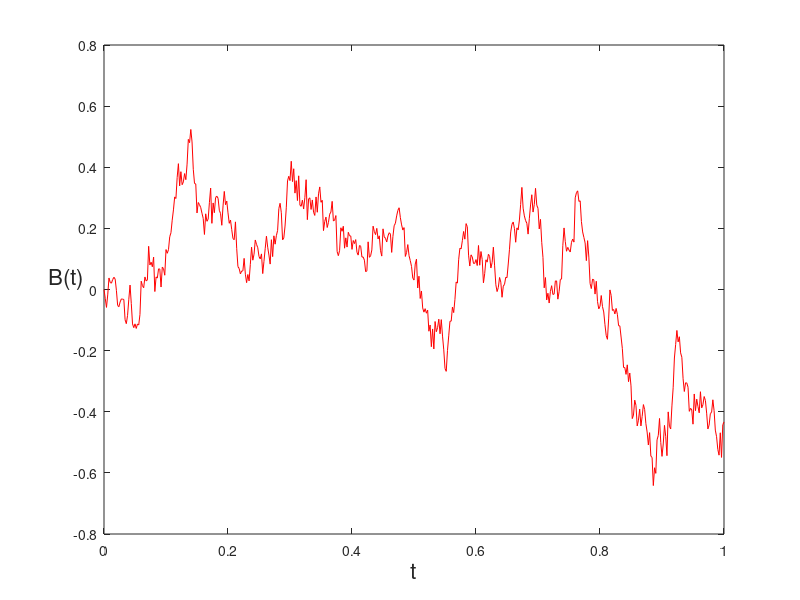

Reproduce this figure in MATLAB.
%Brownian motion path created for 2020 Dissertation by Ns327.

randn('state',100)           
T = 1; N = 500; dt = T/N;
dB = zeros(1,N);             
B = zeros(1,N);              
dB(1) = sqrt(dt)*randn;      
B(1) = dB(1);                
for j = 2:N
   dB(j) = sqrt(dt)*randn;  
   B(j) = B(j-1) + dB(j); 
end
plot([0:dt:T],[0,B],'r-')   
xlabel('t','FontSize',16) 
ylabel('B(t)','FontSize',16,'Rotation',0)
